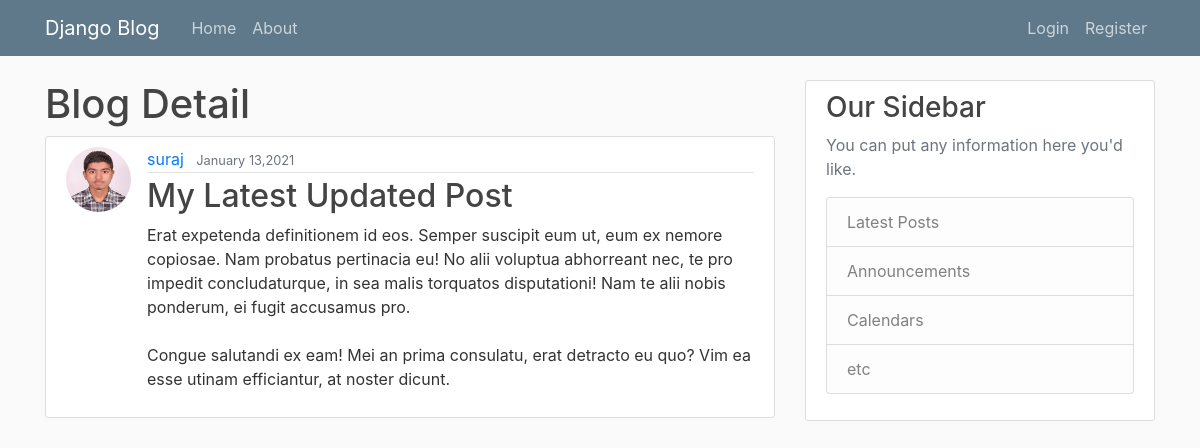
The page /post/29/ on the database its author committed.
### blog/models.py (models this page shows, shortened)
class Post(models.Model):
    title = models.CharField(max_length=100)
    content = models.TextField()
    date_posted = models.DateTimeField(default=timezone.now)
    author = models.ForeignKey(User,on_delete = models.CASCADE)

### users/models.py (models this page shows, shortened)
class Profile(models.Model):
    user = models.OneToOneField(User,on_delete=models.CASCADE)
    image = models.ImageField(default='default.jpg',upload_to='profile_pics')

### blog/views.py (the view)
# urls.py: path('post/<int:pk>/',PostDetailView.as_view(),name='post-detail'),
class PostDetailView(DetailView):
    model = Post

### blog/templates/blog/post_detail.html (shortened to what this page needs)
{% extends 'blog/layout.html' %}
{% block body %}
    <h1>Blog Detail </h1>
    <article class="media content-section">
        <img class='rounded-circle article-img' src="{{ object.author.profile.image.url }}" alt="">
        <div class="media-body">
        <div class="article-metadata">
            <a class="mr-2" href="{% url 'user-posts' object.author.username %}">{{ object.author }}</a>
            <small class="text-muted">{{ object.date_posted|date:"F d,Y" }}</small>
        </div>
        <h2 class="article-title">{{ object.title }}</h2>
        <p class="article-content">{{ object.content }}</p>
        </div>
    </article>
{% endblock body %}

### blog/static/blog/main.css (style rules this page uses)
body { background: #fafafa; color: #333333; margin-top: 5rem; }
h1, h2, h3, h4, h5, h6 { color: #444444; }
.content-section { background: #ffffff; padding: 10px 20px; border: 1px solid #dddddd; border-radius: 3px; margin-bottom: 20px; }
.article-title { color: #444444; }
.article-content { white-space: pre-line; }
.article-img { height: 65px; width: 65px; margin-right: 16px; }
.article-metadata { padding-bottom: 1px; margin-bottom: 4px; border-bottom: 1px solid #e3e3e3 }

### rows shown on the page
Post: author.profile.image (picture), author "suraj", date_posted "January 13,2021", title "My Latest Updated Post", content "Erat expetenda definitionem id eos. Semper suscipit eum ut, eum ex nemore copiosae. Nam probatus pertinacia eu! No alii voluptua abhorreant nec, te pro impedit concludaturque, in sea malis torquatos disputationi! Nam te alii nobis ponderum, ei fugit accusamus pro. Congue salutandi ex eam! Mei an prima consulatu, erat detracto eu quo? Vim ea esse utinam efficiantur, at noster dicunt."
